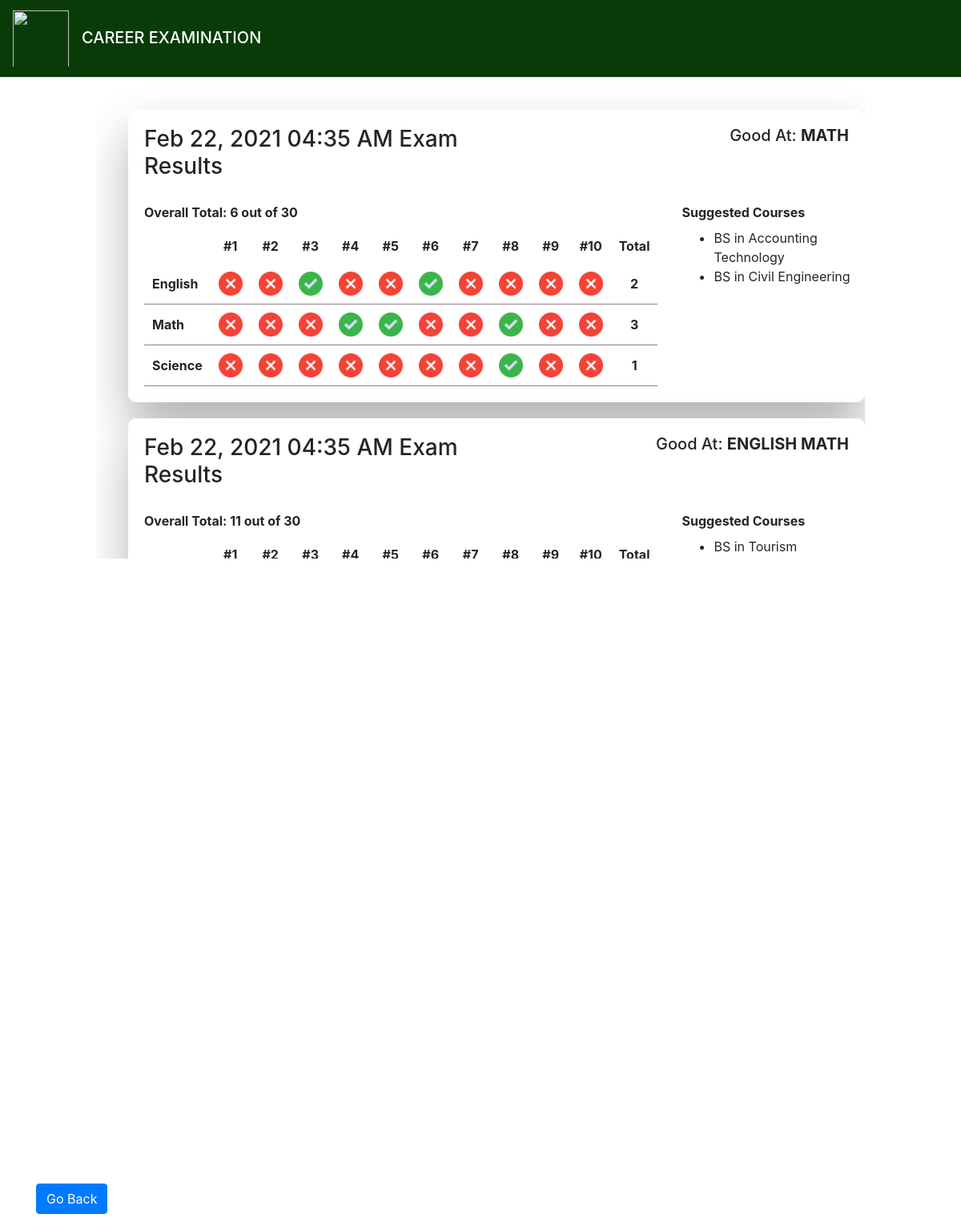
The page /pages/result.php (signed in) on the database its author committed.
### tables this page shows
CREATE TABLE `examresults` (
  `id` int(11) NOT NULL,
  `json_result` longtext NOT NULL,
  `totalScores` varchar(32) NOT NULL,
  `goodAt` varchar(50) NOT NULL,
  `student_id` int(11) NOT NULL,
  `createAt` timestamp NOT NULL DEFAULT current_timestamp() ON UPDATE current_timestamp()
);

CREATE TABLE `courses` (
  `id` int(11) NOT NULL,
  `course` varchar(100) NOT NULL,
  `category` varchar(32) NOT NULL
);

### pages/result.php (the view, shortened to what this page needs)
<?php
include "../functions/conn.php";
?>
<!DOCTYPE html>
<html lang="en">
<head>
    <?php include '../components/bootstrap.php'; ?>
    <link rel="stylesheet" href="../dep/font-awesome/css/font-awesome.min.css">
    <link rel="stylesheet" href="../dep/minJsCss/css/notify.css">
    <link rel="stylesheet" href="../dep/minJsCss/css/prettify.css">
</head>
<body>
    <?php include "../components/student-nav.php"; ?>
    <?php
    $query = mysqli_query($conn, "SELECT * FROM examresults WHERE student_id = $_SESSION[user_id] ORDER BY createAt DESC");
    if (mysqli_num_rows($query) != 0) :
    ?>
        <div class="container" style="padding:20px;height: 600px;overflow-y: scroll;background-color: transparent; max-width:80%;">
            <?php
            while ($row = mysqli_fetch_object($query)) :
                $engPoints = json_decode($row->json_result)->engPoints;
                $mathPoints = json_decode($row->json_result)->mathPoints;
                $sciencePoints = json_decode($row->json_result)->sciPoints;
                $json_results = array(
                    "English" => json_decode($row->json_result)->english,
                    "Math" => json_decode($row->json_result)->math,
                    "Science" => json_decode($row->json_result)->science
                );
            ?>
                <div class="container" id="formContent" style="margin:20px !important">
                    <div class="row">
                        <div class="col">
                            <h3 style="padding: 20px;"><?php echo date('M d, Y h:i A', strtotime($row->createAt)) ?> Exam Results</h3>
                        </div>
                        <div class="col">
                            <h5 style="float:right;padding: 20px;">Good At: <strong><?php echo strtoupper(implode(" ", explode("|", $row->goodAt))) ?></strong></h5>
                        </div>
                    </div>
                    <div class="row">
                        <div class="col">
                        </div>
                        <div class="col">
                        </div>
                    </div>
                    <div class="row">
                        <div class="col" style="margin-left:20px; margin-bottom: 20px">
                            <label style="font-weight: bold;">
                                Overall Total: <?php echo implode(" out of ", explode("/", $row->totalScores)) ?>
                            </label>
                            <table style="width: 100%;">
                                <tr id="horizontalHeader">
                                    <th></th>
                                    <th scope="row">#1</th>
                                    <th scope="row">#2</th>
                                    <th scope="row">#3</th>
                                    <th scope="row">#4</th>
                                    <th scope="row">#5</th>
                                    <th scope="row">#6</th>
                                    <th scope="row">#7</th>
                                    <th scope="row">#8</th>
                                    <th scope="row">#9</th>
                                    <th scope="row">#10</th>
                                    <th scope="row">Total</th>
                                </tr>
                                <?php
                                foreach ($json_results as $title => $json_datas) :
                                ?>
                                    <tr>
                                        <th scope="row" id="verticalHeader"><?php echo $title ?></th>
                                        <?php
                                        $counter = 1;
                                        foreach ($json_datas as $numbers => $value) :
                                            $number = preg_split("/(number=)/", $numbers)[1];
                                            if ($number == $counter) :
                                                if ($value == "wrong") :
                                        ?>
                                                    <td>
                                                        <img src="../img/remove.png" alt="wrong">
                                                    </td>
                                                <?php elseif ($value == "correct") : ?>
                                                    <td>
                                                        <img src="../img/check.png" alt="correct">
                                                    </td>
                                        <?php
                                                endif;
                                            endif;
                                            $counter++;
                                        endforeach;
                                        ?>
                                        <td>
                                            <?php
                                            if ($title == "English") {
                                                echo "<strong>" . $engPoints . "</strong>";
                                            } elseif ($title == "Math") {
                                                echo "<strong>" . $mathPoints . "</strong>";
                                            } elseif ($title == "Science") {
                                                echo "<strong>" . $sciencePoints . "</strong>";
                                            }
                                            ?>
                                        </td>
                                    </tr>
                                <?php
                                endforeach;
                                ?>
                            </table>
                        </div>
                        <div class="col">
                            <label style="font-weight: bold;">
                                Suggested Courses
                            </label>
                            <ul>
                                <?php
                                $goodAts = explode("|", $row->goodAt);
                                foreach ($goodAts as $goodAt) {
                                    if ($goodAt !== '') {
                                        $getCourse = mysqli_query($conn, "SELECT * FROM courses WHERE category = '$goodAt' LIMIT 2");
                                        while ($row2 = mysqli_fetch_object($getCourse)) {
                                            echo "<li>" . $row2->course . "</li>";
                                        }
                                    }
                                }
                                ?>
                            </ul>
                        </div>
                    </div>
                </div>
            <?php endwhile ?>
        </div>
    <?php else : ?>
        <div class="container" id="formContent" style="margin:auto !important; margin-top:20px !important; padding: 20px;">
            <p class="font-weight-bold text-center" style="font-size: 20px;">Currently no Results yet.</p>
        </div>
    <?php endif; ?>
    <div class="fixed-bottom" style="margin-bottom: 20px;">
        <div class="container">
            <a href="student-dashboard.php" class="btn btn-primary">Go Back</a>
        </div>
    </div>
</body>
</html>

### components/bootstrap.php (shortened to what this page needs)
<?php
switch (connection_status()) {
    case CONNECTION_NORMAL:
        $stat = 'true';
        break;
}
if ($stat == "true") :
?>
    <link rel="stylesheet" href="https://cdn.datatables.net/1.10.23/css/dataTables.bootstrap4.min.css">
    <link rel="stylesheet" href="https://maxcdn.bootstrapcdn.com/bootstrap/4.0.0/css/bootstrap.min.css">
<?php
else :
?>
    Wla
<?php
endif;
?>

### components/student-nav.php (shortened to what this page needs)
<nav class="navbar navbar-expand-lg navbar-light bg-light border-bottom sticky-top" style="background-color: #083b08 !important;">
    <img src="../img/ui.png" class="navbar-brand" id="logo" width="70" height="80">
    <h1>
        <label for="navBrand" id="title" class="navbar-brand text-white">CAREER EXAMINATION</label>
    </h1>
</nav>

### pages/result.php (style rules this page uses)
#formContent { -webkit-border-radius: 10px 10px 10px 10px; border-radius: 10px 10px 10px 10px; background: #fff; padding: 0px; -webkit-box-shadow: 0 30px 60px 0 rgba(0, 0, 0, 0.3); box-shadow: 0 30px 60px 0 rgba(0, 0, 0, 0.3); }
table td img { width: 30px; }
th, td { padding: 10px; }
#horizontalHeader, td { text-align: center; }
#verticalHeader, td { border-bottom: 1px solid #878484; }

### rows shown on the page
examresults: createAt "Feb 22, 2021 04:35 AM", goodAt "MATH", totalScores "6 out of 30", title "English", json_result "2", title "Math", json_result "3", title "Science", json_result "1"
courses: course "BS in Accounting Technology"
courses: course "BS in Civil Engineering"
examresults: createAt "Feb 22, 2021 04:35 AM", goodAt "ENGLISH MATH", totalScores "11 out of 30"
courses: course "BS in Tourism…"
